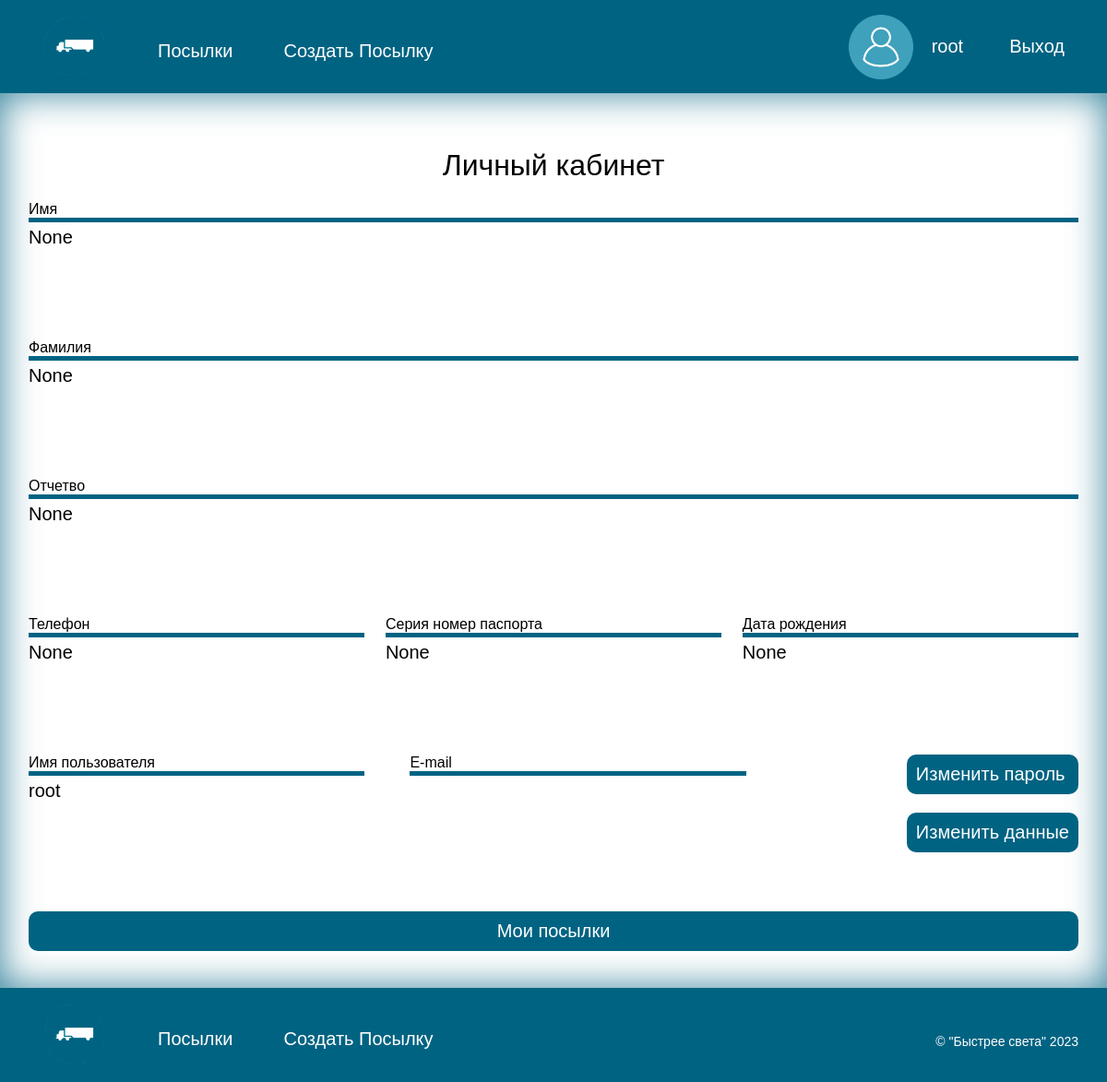
The page /account/ (signed in) on the database as committed earlier.
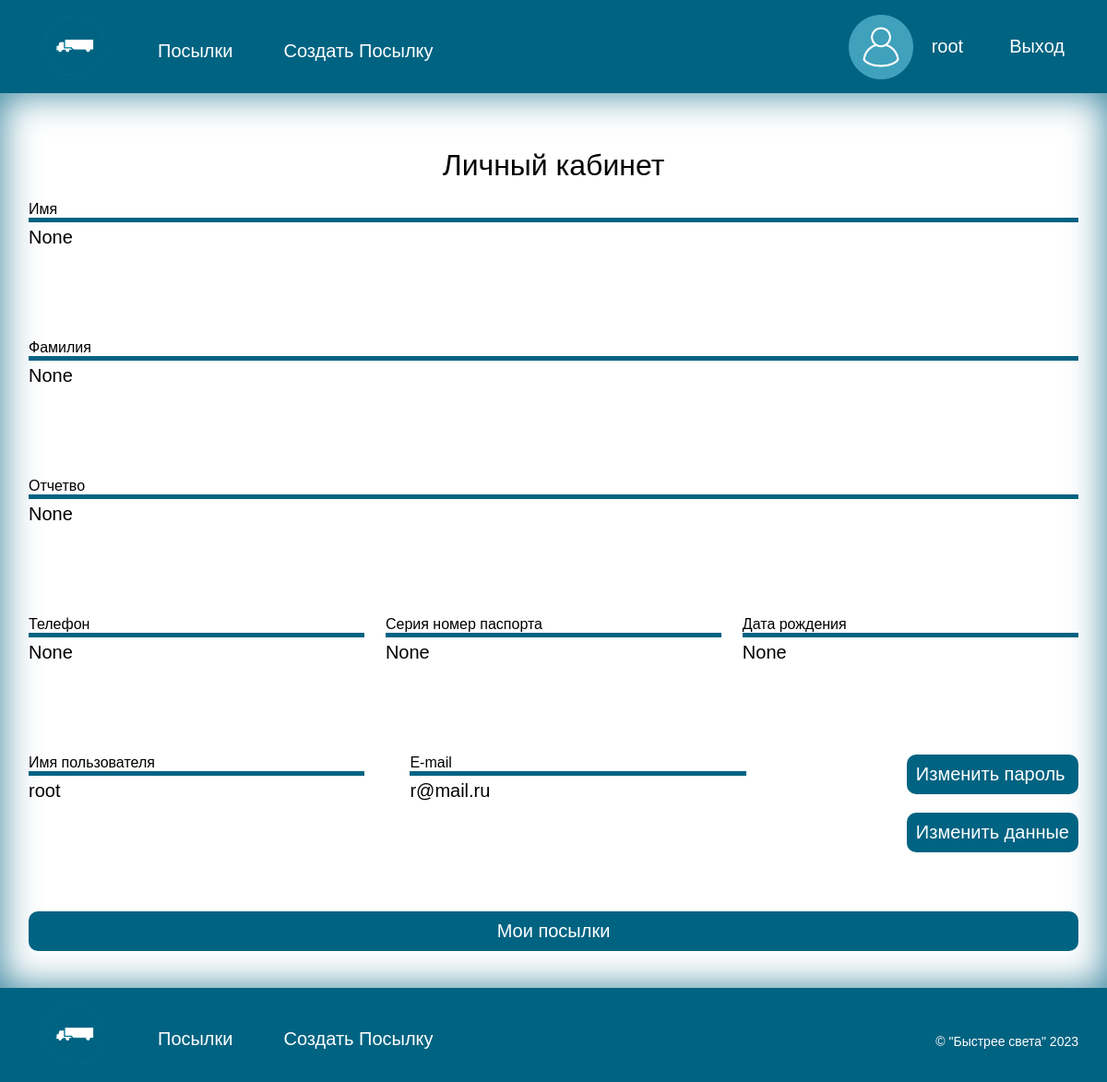
The same page on the database as committed later.
### navigate/models.py (models this page shows, shortened)
class CustomUser(AbstractUser):
    ROLE_CHOICES = [
        ('Клиент', 'Клиент'),
        ('Сотрудник', 'Сотрудник'),
        ('Водитель', 'Водитель'),
        ('Администратор', 'Администратор'),
    ]
    first_name = models.CharField(max_length=50, verbose_name='Имя', null=True)
    last_name = models.CharField(max_length=50, verbose_name='Фамилия', null=True)
    patronymic = models.CharField(max_length=50, verbose_name='Отчество', null=True)
    phone_number = models.CharField(max_length=11, verbose_name='Номер телефона', null=True)
    passport = models.CharField(max_length=10, verbose_name='Серия номер паспорта', unique=True, null=True)
    date_of_birth = models.DateField(verbose_name='Дата рождения', null=True)
    role = models.CharField(max_length=200,
                              choices=ROLE_CHOICES,
                              default='Клиент',
                              verbose_name='Роль')
    class Meta:
        verbose_name = "Пользователя"
        verbose_name_plural = "Пользователи"

### navigate/views.py (the view)
# urls.py: path('account/', views.personalAccView, name='account'),
def personalAccView(request):
    user = request.user
    if user.is_authenticated and not user.is_anonymous:
        return render(request, 'account.html', {'user': user})
    else:
        return redirect('login')

### templates/account.html (shortened to what this page needs)
{% extends 'base.html' %}
{%load static %}
{% block content %}
<main>
    <div class="container">
        <h2 style="text-align: center; margin-bottom: 20px;">Личный кабинет</h2>
        <div class="wrapper">
          <div class="wrapper-div">
              <h3>Имя</h3>
              <p>{{user.first_name}}</p>
          </div>
         <div class="wrapper-div">
              <h3>Фамилия</h3>
              <p>{{user.last_name}}</p>
          </div>
          <div class="wrapper-div">
              <h3>Отчетво</h3>
              <p>{{user.patronymic}}</p>
          </div>
            <div class="wrapper-div-line3">
          <div class="wrapper-div">
              <h3>Телефон</h3>
              <p>{{user.phone_number}}</p>
          </div>
            <div class="wrapper-div">
              <h3>Серия номер паспорта</h3>
              <p>{{user.passport}}</p>
            </div>
            <div class="wrapper-div">
              <h3>Дата рождения</h3>
              <p>{{user.date_of_birth}}</p>
            </div>
    </div>
            <div class="wrapper-div-line4">
                <div class="wrapper-div">
                    <h3>Имя пользователя</h3>
                    <p>{{user.username}}</p>
                </div>
                <div class="wrapper-div">
                    <h3>E-mail</h3>
                    <p>{{user.email}}</p>
                </div>
                <div>
                 <a class="chenge-bottom" href="{% url 'password_change' %}">Изменить пароль</a>
                <a class="chenge-bottom" href="{%url 'account_edit'%}" type="submit">Изменить данные</a>
            </div>
            </div>
        </div>
        <div class="command">
            <a class="list-bottom" href="{%url 'mypakeges'%}">Мои посылки</a>
        </div>
  </div>
</main>
{% endblock %}

### templates/base.html (shortened to what this page needs)
<!DOCTYPE html>
<html lang="ru">
<head>
    {%load static %}
    <link rel="stylesheet" href="{% static "css/style.css" %}">
</head>
<body >
    <header>
        <nav class="container header-nav">
            <a href="{%url 'home'%}">
                <img src="{% static "image/logo.png" %}" alt="лого" height="70" width="70">
            </a>
            <ul class="nav-list">
               {% if user.role == 'Клиент' or  not user.is_authenticated %}
                <li class="nav-list-item"><a href="{%url 'services'%}" style="color: #FFFFFF">Услуги</a></li>
                <li class="nav-list-item"><a href="{%url 'contact'%}" style="color: #FFFFFF">Контакты</a></li>
                    {%if user.is_authenticated %}
                        <li class="nav-list-item"><a href="{%url 'mypakeges'%}" style="color: #FFFFFF">Мои посылки</a></li>
                    {% endif %}
                {% elif user.role == 'Сотрудник' or user.role == 'Администратор' %}
                <li class="nav-list-item"><a href="{%url 'employeerpakages'%}" style="color: #FFFFFF">Посылки</a></li>
                <li class="nav-list-item"><a href="{%url 'createPakagesEmployeer'%}" style="color: #FFFFFF">Создать Посылку</a></li>
                {% endif %}
            </ul>
            <div class="signin">
                {% if user.is_authenticated %}
                    <a href="{%url 'account'%}" style="color: #FFFFFF">
                        <div class="user-header">
                            <img src="{% static "image/user2.png" %}" alt="лого" height="70" width="70">
                            <p class="user-header-p">{{user.username}}</p>
                        </div>
                    </a>
                    <a href="{% url 'logout' %}" style="margin-left: 20px; color: #FFFFFF">Выход</a>
                {% else %}
                    <a href="{%url 'login'%}" style="color: #FFFFFF">Войти</a>
                    <a href="{%url 'signup'%}" style="margin-left: 20px;color: #FFFFFF">Зарегистрироваться</a>
                {% endif %}
            </div>
        </nav>
    </header>
    {% block content %}
    {% endblock %}
    <footer>
        <div class="container header-nav">
            <a href="{%url 'home'%}">
                <img src="{% static "image/logo.png" %}" alt="лого" height="70" width="70">
            </a>
             <ul class="nav-list">
               {% if user.role == 'Клиент' or  not user.is_authenticated %}
                <li class="nav-list-item"><a href="{%url 'services'%}" style="color: #FFFFFF">Услуги</a></li>
                <li class="nav-list-item"><a href="{%url 'contact'%}" style="color: #FFFFFF">Контакты</a></li>
                    {%if user.is_authenticated %}
                        <li class="nav-list-item"><a href="{%url 'mypakeges'%}" style="color: #FFFFFF">Мои посылки</a></li>
                    {% endif %}
                {% elif user.role == 'Сотрудник' or user.role == 'Администратор' %}
                <li class="nav-list-item"><a href="{%url 'employeerpakages'%}" style="color: #FFFFFF">Посылки</a></li>
                <li class="nav-list-item"><a href="{%url 'createPakagesEmployeer'%}" style="color: #FFFFFF">Создать Посылку</a></li>
                {% endif %}
            </ul>
            <p class="copiright">&copy; "Быстрее света" 2023</p>
        </div>
    </footer>
</body>
</html>

### static/css/style.css (style rules this page uses)
* { color: black; padding: 0px; margin: 0px; border: none; font-size: 20px; font-family: Arial, Helvetica, sans-serif; }
*, *::before, *::after { box-sizing: border-box; }
a, a:link, a:visited { text-decoration: none; }
aside, nav, footer, header, section, main { display: block; }
h1, h2, h3, h4, h5, h6, p { font-size: inherit; font-weight: inherit; }
ul, ul li { list-style: none; }
img { vertical-align: top; }
img, svg { max-width: 100%; height: auto; }
.container { max-width: 1170px; margin-left: auto; margin-right: auto; padding-left: 16px; padding-right: 16px; margin-bottom: 0; margin-top: 0; }
header { padding: 10px 0px; background-color: #006382; }
.header-nav { display: flex; justify-content: flex-start; }
.nav-list { display: flex; justify-content: flex-start; align-items: center; }
.nav-list-item { margin-top: 10px; margin-left: 25px; color: white; }
.signin { display: flex; align-items: center; margin-left: auto; }
footer { margin: 0; background-color: #006382; padding: 10px 0; }
.copiright { color: white; display: flex; align-items: center; margin-left: auto; font-size: 14px; margin-top: 15px; }
main { min-height: 100vh; padding-top: 40px; padding-bottom: 40px; box-shadow: inset 0px 0px 40px rgba(0, 99, 130, 0.8); }
.container { width: 1170px; margin-left: auto; margin-right: auto; padding-left: 16px; padding-right: 16px; margin-bottom: 0; margin-top: 0; }
body { min-width: 1170px; }
main { min-height: 90vh; padding-top: 40px; padding-bottom: 40px; box-shadow: inset 0px 0px 40px rgba(0, 99, 130, 0.8); }
h2 { font-size: 32px; text-align: center; margin-top: 20px; margin-bottom: 20px; }
.user-header { display: flex; align-item: center; flex-direction: row; justify-content: center; text-align: center; }
.user-header-p { margin-left: 20px; color: white; display: flex; text-align: center; justify-content: center; align-items: center; }
a { color:#666; background-image: linear-gradient(to top, #feffff, #006382); background-repeat: no-repeat; background-size: 0 100%; border-radius: 4px; text-decoration: none; padding: 5px 15px; transition: 0.3s; }
.wrapper { display: flex; flex-direction: column; }
.wrapper-div { display: flex; flex-direction: column; height: 150px; }
.wrapper-div-line3 { display: flex; flex-direction: row; justify-content: space-between; }
.wrapper-div-line4 { display: flex; align-item: center; flex-direction: row; justify-content: space-between; text-align: center; }
.wrapper-div-line4 > .wrapper-div { display: flex; flex-direction: column; }
.wrapper-div-line4 > .wrapper-div { min-width: 32%; }
.wrapper-div-line3 > .wrapper-div { min-width: 32%; }
.wrapper-div > h3 { border-bottom: 5px solid #006382; font-size: 16px; margin-bottom: 5px; text-align: start; }
.wrapper-div > p { text-align: start; }
.list-bottom { color: white; background-color: #006382; padding: 10px; margin-top: 20px; border-radius: 10px; display: flex; text-align: center; align-items: center; justify-content: center; min-width:100% }
.chenge-bottom { color: white; background-color: #006382; padding: 10px; margin-bottom: 20px; margin-left: 125px; border-radius: 10px; display: flex; max-height: 50px; text-align: center; align-items: center; }

Rows that differ between the two databases and show on the page:
changed CustomUser "root": email (not shown) → "r@mail.ru"
